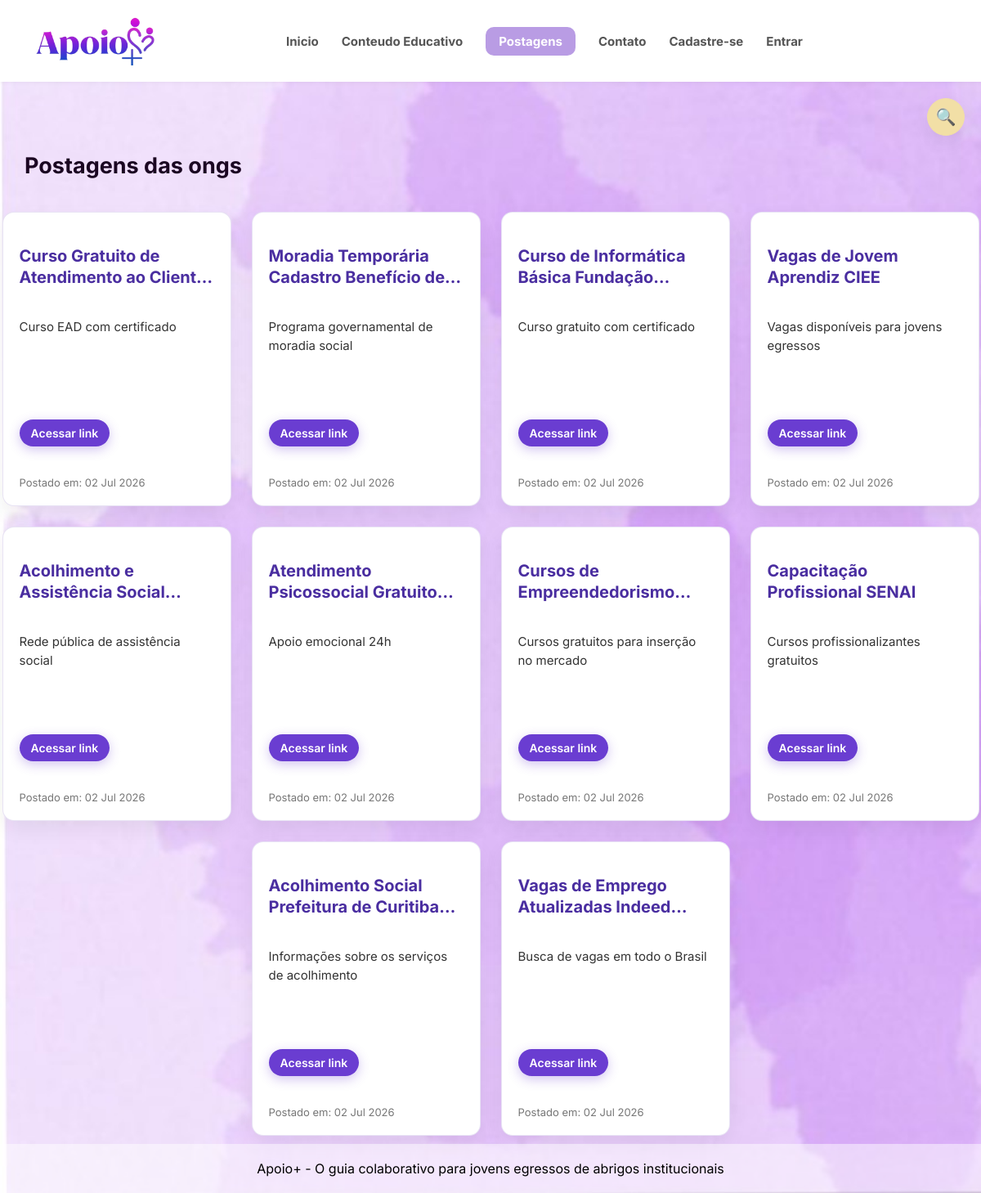
The app's page /frontend/telas/postagens.php, older data.
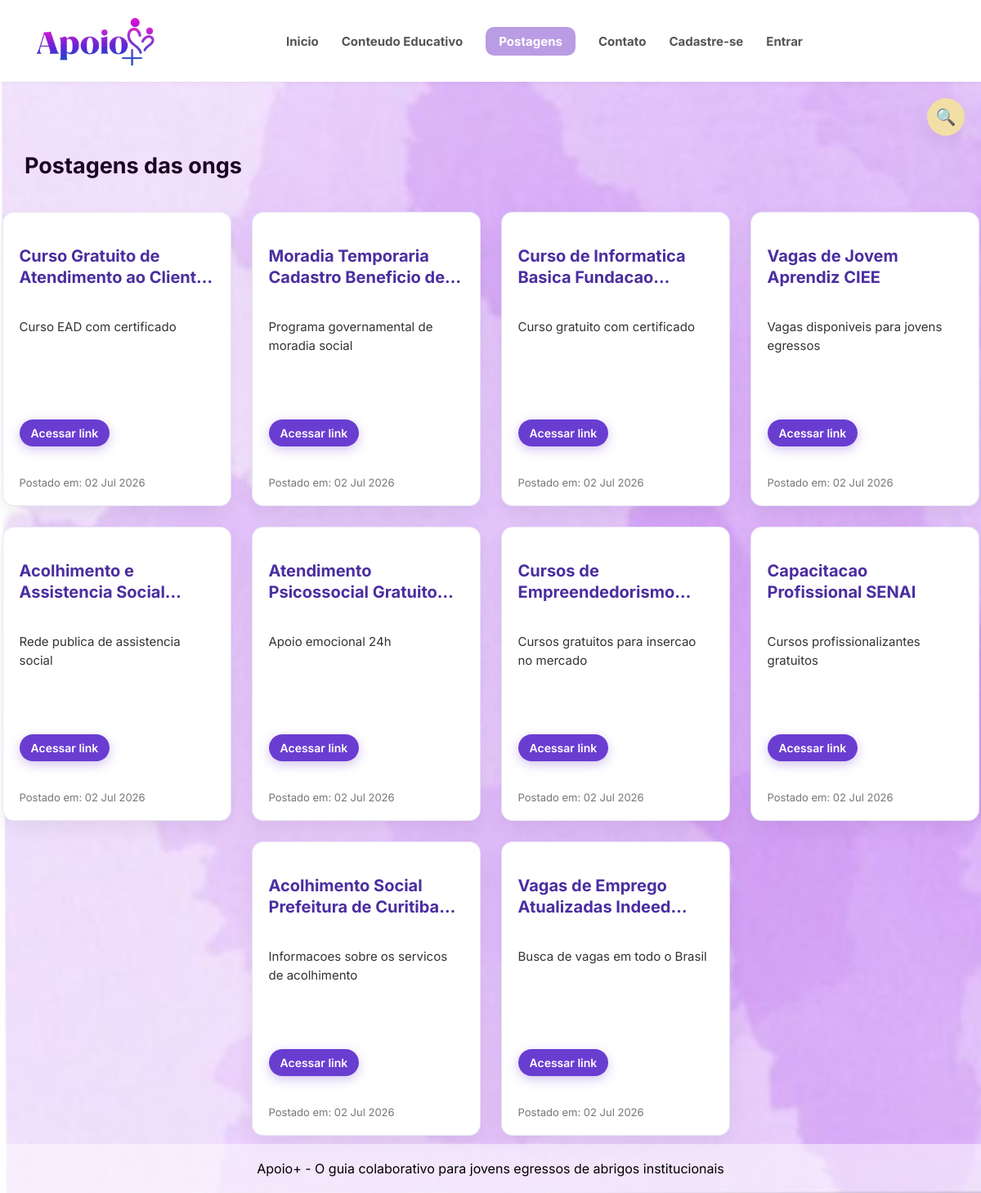
The same page, newer data.
### tables this page shows
CREATE TABLE `postagens` (
  `id` int(11) NOT NULL AUTO_INCREMENT,
  `ong_id` int(11) NOT NULL,
  `titulo` varchar(200) NOT NULL,
  `descricao` varchar(60) NOT NULL,
  `link` varchar(255),
  `categoria` varchar(120) NOT NULL DEFAULT '',
  `data_postagem` timestamp NOT NULL DEFAULT current_timestamp(),
  PRIMARY KEY (`id`),
  KEY `ong_id` (`ong_id`),
  CONSTRAINT `postagens_ibfk_1` FOREIGN KEY (`ong_id`) REFERENCES `ongs` (`id`) ON DELETE CASCADE ON UPDATE CASCADE
);

### frontend/telas/postagens.php (the view, shortened to what this page needs)
<?php
require_once('../../backend/funcionalidades/config.php');
function categoriasPostagem($post) {
    if (!empty($post['categoria'])) {
        return $post['categoria'];
    }
    $texto = strtolower(($post['titulo'] ?? '') . ' ' . ($post['descricao'] ?? ''));
    $categorias = [];
    if (strpos($texto, 'curso') !== false || strpos($texto, 'capacit') !== false || strpos($texto, 'oficina') !== false) {
        $categorias[] = 'curso';
    }
    if (strpos($texto, 'moradia') !== false || strpos($texto, 'quarto') !== false) {
        $categorias[] = 'moradia';
    }
    if (strpos($texto, 'psic') !== false || strpos($texto, 'emocional') !== false) {
        $categorias[] = 'apoio-psicologico';
    }
    if (strpos($texto, 'emprego') !== false || strpos($texto, 'vaga') !== false || strpos($texto, 'aprendiz') !== false || strpos($texto, 'estagio') !== false) {
        $categorias[] = 'emprego';
    }
    if (strpos($texto, 'acolh') !== false || strpos($texto, 'assist') !== false) {
        $categorias[] = 'acolhimento';
    }
    return implode(',', array_unique($categorias));
}
?>
<!DOCTYPE html>
<html lang="pt-br">
<head>
    <link rel="stylesheet" href="../estilos/estilos.css?v=7">
    <link rel="stylesheet" href="../estilos/postagens.css?v=10">
</head>
<body>
    <header>
        <picture id="logo-img">
            <img src="../imagens/apoiomais.png" alt="Logo" class="logo-header">
        </picture>
        <nav id="options-header">
            <ul>
                <li><a href="inicio.php">Inicio</a></li>
                <li><a href="conteudo_educativo.php">Conteudo Educativo</a></li>
                <li><a href="postagens.php" class="active">Postagens</a></li>
                <li><a href="contato.php">Contato</a></li>
                <?php
                    if (!isset($_SESSION['usuario']) && (!isset($_SESSION['ong']))) {
                        echo '<li><a href="cadastro.php">Cadastre-se</a></li>';
                        echo '<li><a href="login.php">Entrar</a></li>';
                    } else {
                        if (isset($_SESSION['ong']) && (!isset($_SESSION['usuario']))) {
                            echo '<li><a href="post_ongs.php">Criar Post</a></li>';
                        }
                        echo '<li><a href="logout.php" class="logout">LogOut</a></li>';
                    }
                ?>
            </ul>
        </nav>
    </header>
    <main>
        <div class="filtro-postagens">
            <button class="botao-filtro" type="button" aria-label="Abrir filtros de categorias" aria-expanded="false">
                &#128269;
            </button>
        </div>
        <section id="posts">
            <h2>Postagens das ongs</h2>
            <div class="card-post">
                <?php
                $consulta = $mysqli->prepare("SELECT * FROM postagens ORDER BY data_postagem DESC");
                $consulta->execute();
                $resultado = $consulta->get_result();
                $meses = [
                    1 => 'Jan',
                    2 => 'Fev',
                    3 => 'Mar',
                    4 => 'Abr',
                    5 => 'Mai',
                    6 => 'Jun',
                    7 => 'Jul',
                    8 => 'Ago',
                    9 => 'Set',
                    10 => 'Out',
                    11 => 'Nov',
                    12 => 'Dez'
                ];
                while ($post = $resultado->fetch_assoc()) {
                    $timestampPostagem = strtotime($post['data_postagem']);
                    $dataPostagem = date("d", $timestampPostagem) . " " . $meses[(int) date("n", $timestampPostagem)] . " " . date("Y", $timestampPostagem);
                    $categoriasPost = htmlspecialchars(categoriasPostagem($post));
                    echo "<div class='post' data-categorias='" . $categoriasPost . "'>";
                    echo "<h2>" . htmlspecialchars($post['titulo']) . "</h2>";
                    echo "<p class='descricao'>" . nl2br(htmlspecialchars($post['descricao'])) . "</p>";
                    echo "<p><a href='" . htmlspecialchars($post['link']) . "' target='_blank' class='ver-mais'>Acessar link</a></p>";
                    echo "<p class='data'>Postado em: " . $dataPostagem . "</p>";
                    echo "</div>";
                }
                ?>
            </div>
        </section>
    </main>
    <footer>
        <p>Apoio+ - O guia colaborativo para jovens egressos de abrigos institucionais
        </p>
    </footer>
</body>
</html>

Row changes from the older to the newer data that the page shows:
changed postagens "Programa governamental de moradia social": titulo "Moradia Temporária Cadastro Benefício…" → "Moradia Temporaria Cadastro Beneficio…"
changed postagens "Curso gratuito com certificado": titulo "Curso de Informática Básica…" → "Curso de Informatica Basica…"
changed postagens "Vagas de Jovem Aprendiz CIEE": descricao "Vagas disponíveis para jovens egressos" → "Vagas disponiveis para jovens egressos"
changed postagens: titulo "Acolhimento e Assistência…" → "Acolhimento e Assistencia…"; descricao "Rede pública de assistência social" → "Rede publica de assistencia social"
changed postagens "Cursos de…": descricao "Cursos gratuitos para inserção no mercado" → "Cursos gratuitos para insercao no mercado"
changed postagens "Cursos profissionalizantes gratuitos": titulo "Capacitação Profissional SENAI" → "Capacitacao Profissional SENAI"
changed postagens "Acolhimento Social Prefeitura de…": descricao "Informações sobre os serviços de acolhimento" → "Informacoes sobre os servicos de acolhimento"
